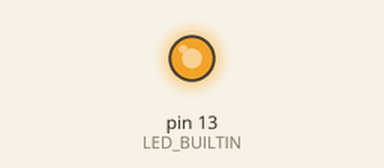
A sketch run on a simulated Arduino Nano, built with avr-gcc and run on an emulated ATmega328P. On the bench: output pins drawn as LEDs (lit = HIGH). What the sketch prints to the serial monitor is not drawn.

Above: at 0.05 s.
Timing chart, 0 to 7.4 s (numbered marks = the images above):
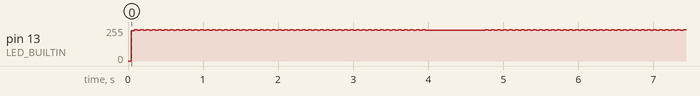

The sketch:

lab1.ino
```cpp
/*
Lab 1
Arduino Basics
*/

// variables

// functions
inline void test();

void setup(){
    Serial.begin(9600);
    pinMode(LED_BUILTIN, OUTPUT);
}

void loop(){
    test();
}

inline void test(){
    digitalWrite(LED_BUILTIN, LOW);
    Serial.print('0');
    digitalWrite(LED_BUILTIN, HIGH);
    Serial.print('1');
    Serial.print("Game Over");
}
```

Measured:
- by itself, pin 13 (LED_BUILTIN): moves between 228/255 and 235/255, repeating every 5.7 s
